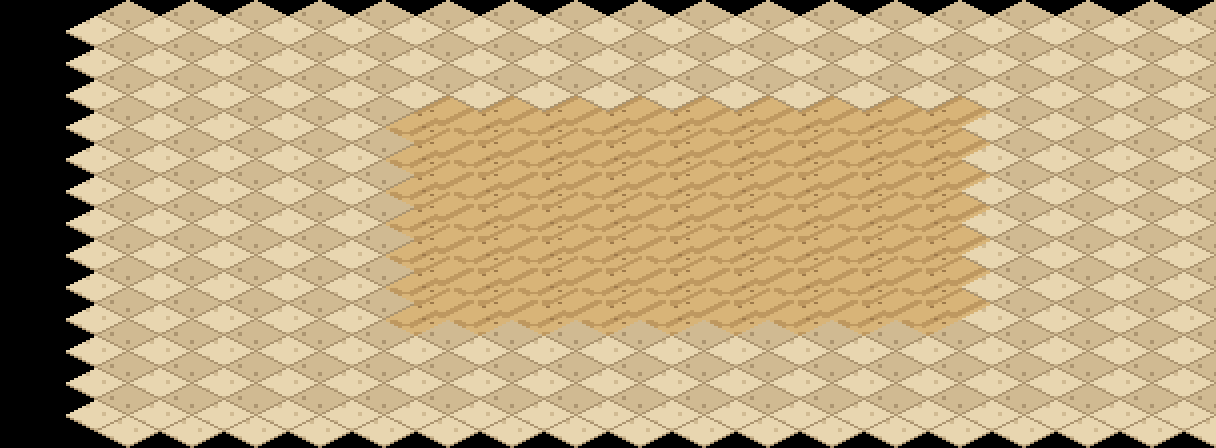

This game map was drawn from its Tiled (.tmx) file and the tilesets committed beside it. A one-line description and the full map source follow:
An orthogonal 19x14 tile map with 64x32 px tiles, 1 tile layer (suelo).

<map version="1.10" orientation="orthogonal" renderorder="right-down" width="19" height="14" tilewidth="64" tileheight="32" infinite="0" nextlayerid="2" nextobjectid="1">
 <tileset firstgid="1" name="terreno_mundo" tilewidth="128" tileheight="64" tilecount="203" columns="8">
  <image source="../textures/../textures/terreno_mundo.png" width="1024" height="1664" />
 </tileset>
 <layer id="1" name="suelo" width="19" height="14">
  <data encoding="csv">
0,0,0,0,0,0,0,0,0,0,0,0,0,0,0,0,0,0,0,
0,162,162,162,162,162,162,162,162,162,162,162,162,162,162,162,162,162,162,
0,162,162,162,162,162,162,162,162,162,162,162,162,162,162,162,162,162,162,
0,162,162,162,162,162,162,162,162,162,162,162,162,162,162,162,162,162,162,
0,162,162,162,162,162,168,168,168,168,168,168,168,168,168,162,162,162,162,
0,162,162,162,162,162,168,168,168,168,168,168,168,168,168,162,162,162,162,
0,162,162,162,162,162,168,168,168,168,168,168,168,168,168,162,162,162,162,
0,162,162,162,162,162,168,168,168,168,168,168,168,168,168,162,162,162,162,
0,162,162,162,162,162,168,168,168,168,168,168,168,168,168,162,162,162,162,
0,162,162,162,162,162,168,168,168,168,168,168,168,168,168,162,162,162,162,
0,162,162,162,162,162,168,168,168,168,168,168,168,168,168,162,162,162,162,
0,162,162,162,162,162,162,162,162,162,162,162,162,162,162,162,162,162,162,
0,162,162,162,162,162,162,162,162,162,162,162,162,162,162,162,162,162,162,
0,162,162,162,162,162,162,162,162,162,162,162,162,162,162,162,162,162,162
</data>
 </layer>
</map>
